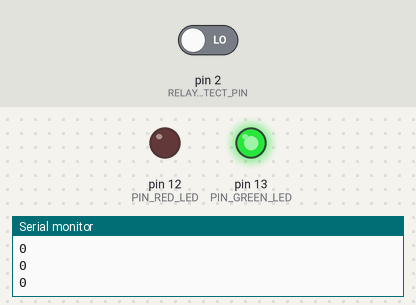
Simulated run of this sketch. Board: Arduino Uno, built with avr-gcc and run on an emulated ATmega328P. On the bench: output pins drawn as LEDs (lit = HIGH), the last lines printed to the serial monitor. The inputs (shaded band) are chosen by the test bench; at power-on: pin 2 (RELAY_DETECT_PIN) LOW.

Above: at 4.8 s.
4.9 s: pin 2 (RELAY_DETECT_PIN) driven HIGH
At 6.6 s:
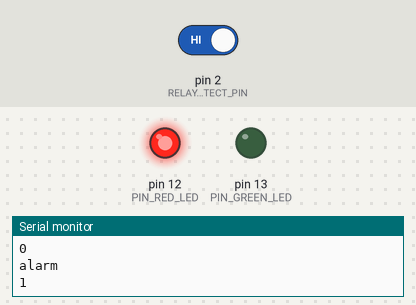
7.6 s: pin 2 (RELAY_DETECT_PIN) driven LOW
At 8.9 s:
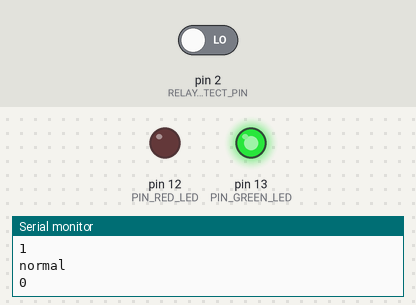
Timing chart, 0 to 10.6 s (numbered marks = the images above; inputs shaded):
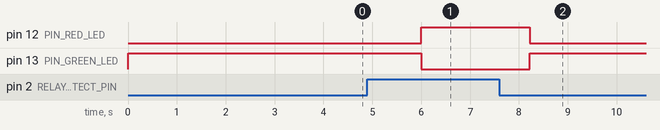

The sketch:

FurnaceAlarm.ino
```cpp
/*
  FurnaceAlarm
 Reads a digital input on pin 2, in this case, when the signal goes HIGH.
 Prints the result to the serial monitor.
 Sends a message to Smart things that the furnace alarm event occured.
 Sends a message to Smart things that the furnace alarm is off.

 Code inspiration by DigitalRead.ino example.
 To whomever originally authored that example code, Thank you.
 */
#include <SoftwareSerial.h>
#include <SmartThings.h>

// digital pin 2 has a relay attached to it. Give it a name:
int RELAY_DETECT_PIN = 2;
int PIN_THING_TX = 3; //at this time, this isn't used except it's needed by the ST constructor. So it's defined here to satisfy the c'tor.
int PIN_THING_RX = 4;
int PIN_RED_LED = 12;
int PIN_GREEN_LED = 13;

//set a delay constant for the loop.
int DELAY_SECONDS = 2;

//constant to measure against.
int RELAY_CLOSED = 1;

//calculate convert DELAY_SECONDS to milliseconds for ardiuno consumption.
int delayMS = DELAY_SECONDS * 1000;

//boolean to help with code flow when in alarm state (or not)
boolean isAlarmTriggered = false;

//debug
boolean isDebugEnabled = true;

String alarmTriggeredMessage = "alarm";
String alarmResetMessage = "normal";

//construct the smartthing object.
SmartThingsCallout_t messageCallout;    // call out function forward decalaration
SmartThings smartthing(PIN_THING_RX, PIN_THING_TX, messageCallout);  // constructor

// the setup routine runs once when you press reset:
void setup() {
  // initialize serial communication at 9600 bits per second:
  Serial.begin(9600);
  // make the relay detect pin an input:
  pinMode(RELAY_DETECT_PIN, INPUT);
  pinMode(PIN_RED_LED, OUTPUT);
  pinMode(PIN_GREEN_LED, OUTPUT);
  digitalWrite(PIN_RED_LED, LOW); //initialized off
  digitalWrite(PIN_GREEN_LED, HIGH); //initialized on.
}

// the loop routine runs over and over again forever:
void loop() {

  // read the input pin:
  int buttonState = digitalRead(RELAY_DETECT_PIN);
  //case where the relay is closed (alarm state), then the alarm must have been triggered.
  //send a notification to SmartThings.
  if(RELAY_CLOSED == buttonState) {
    isAlarmTriggered = true;
    digitalWrite(PIN_RED_LED, HIGH);
    digitalWrite(PIN_GREEN_LED, LOW);
    smartthing.send(alarmTriggeredMessage);
    Serial.println(alarmTriggeredMessage);
  }

  //case where the relay is open (normal state) and the alarm is in triggered state
  //this is where we think we're returning to normal operation.
  if(RELAY_CLOSED != buttonState && isAlarmTriggered) {
    digitalWrite(PIN_RED_LED, LOW);
    digitalWrite(PIN_GREEN_LED, HIGH);
    isAlarmTriggered = false;
    smartthing.send(alarmResetMessage);
    Serial.println(alarmResetMessage);
  }


  // print out the state of the button:
  Serial.println(buttonState);
  delay(delayMS);        // delay in between reads for stability
}

void messageCallout(String message)
{
  // if debug is enabled print out the received message
  if (isDebugEnabled)
  {
    Serial.print("Received message: '");
    Serial.print(message);
    Serial.println("' ");
  }
 /*
  // if message contents equals to 'on' then call on() function
  // else if message contents equals to 'off' then call off() function
  if (message.equals("on"))
  {
    on();
  }
  else if (message.equals("off"))
  {
    off();
  }
  else if (message.equals("hello"))
  {
    hello();
  }
  */
}
```

Measured:
- after the input at 4.9 s, pin 12 (PIN_RED_LED): LOW → HIGH after 1.1 s; pin 13 (PIN_GREEN_LED): HIGH → LOW after 1.1 s
- after the input at 7.6 s, pin 12 (PIN_RED_LED): HIGH → LOW after 0.62 s; pin 13 (PIN_GREEN_LED): LOW → HIGH after 0.62 s
